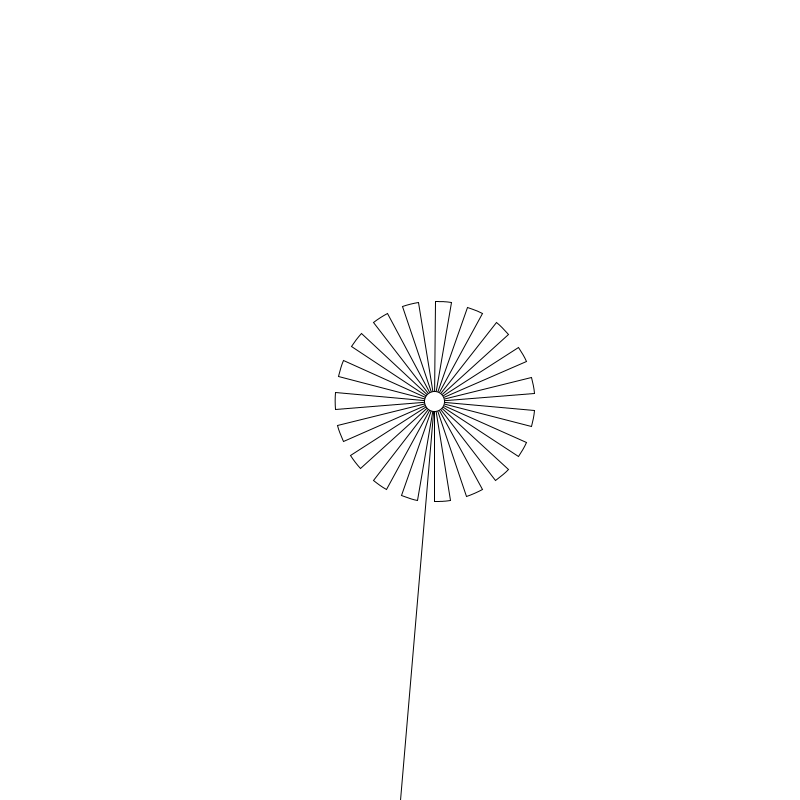
Frame 1 (no input)
Frame 60 (the mouse pressed at the canvas centre just before this capture): identical to frame 1, image omitted
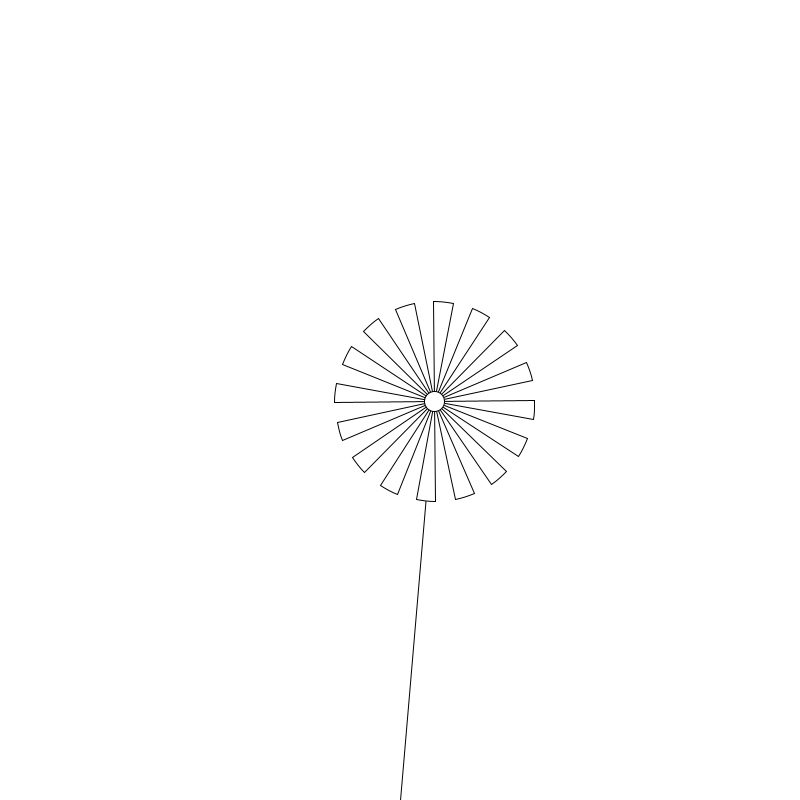
Frame 120 (the mouse held since frame 60 and released just before this capture)

The Processing sketch that drew these frames (run headless with seeded random() and noise(); from frame 60 on, the mouse is pressed at the canvas centre):

// Processing sketch: w6_step1
// ── w6_step1.pde
// int ramdomSeed = 6543;
int randomSeed = int(random(100000000));

float h;
float budD;
float pettalD;

void mousePressed() {
 randomSeed = int(random(100000000));
println(randomSeed);
}

void setup() {
  size(800, 800);
  h = height * 0.5;
  budD = 20;
  pettalD = 200;
}

//void mousePressed() {
//  randomSeed = int(random(10000));
//}

void draw() {
  randomSeed(randomSeed);
  background(255);
 
  pushMatrix();
  translate(width * 0.5, height);
  rotate(radians(5));
 line(0, 0,  0, -h);
 pushMatrix();
 translate(0, -h);
 
int petalNum = int(random(5, 21));
 float petalArcA = 0.25 * 360 / float(petalNum);
 
 for(int n = 0; n < petalNum; n++){
   pushMatrix();
   rotate(radians(n * 360 / float(petalNum) - 90));
 arc(0, 0,pettalD, pettalD, radians(-petalArcA), radians(petalArcA), PIE );
 popMatrix();
 }

 circle(0, 0, budD);
 popMatrix();
 popMatrix();
}
